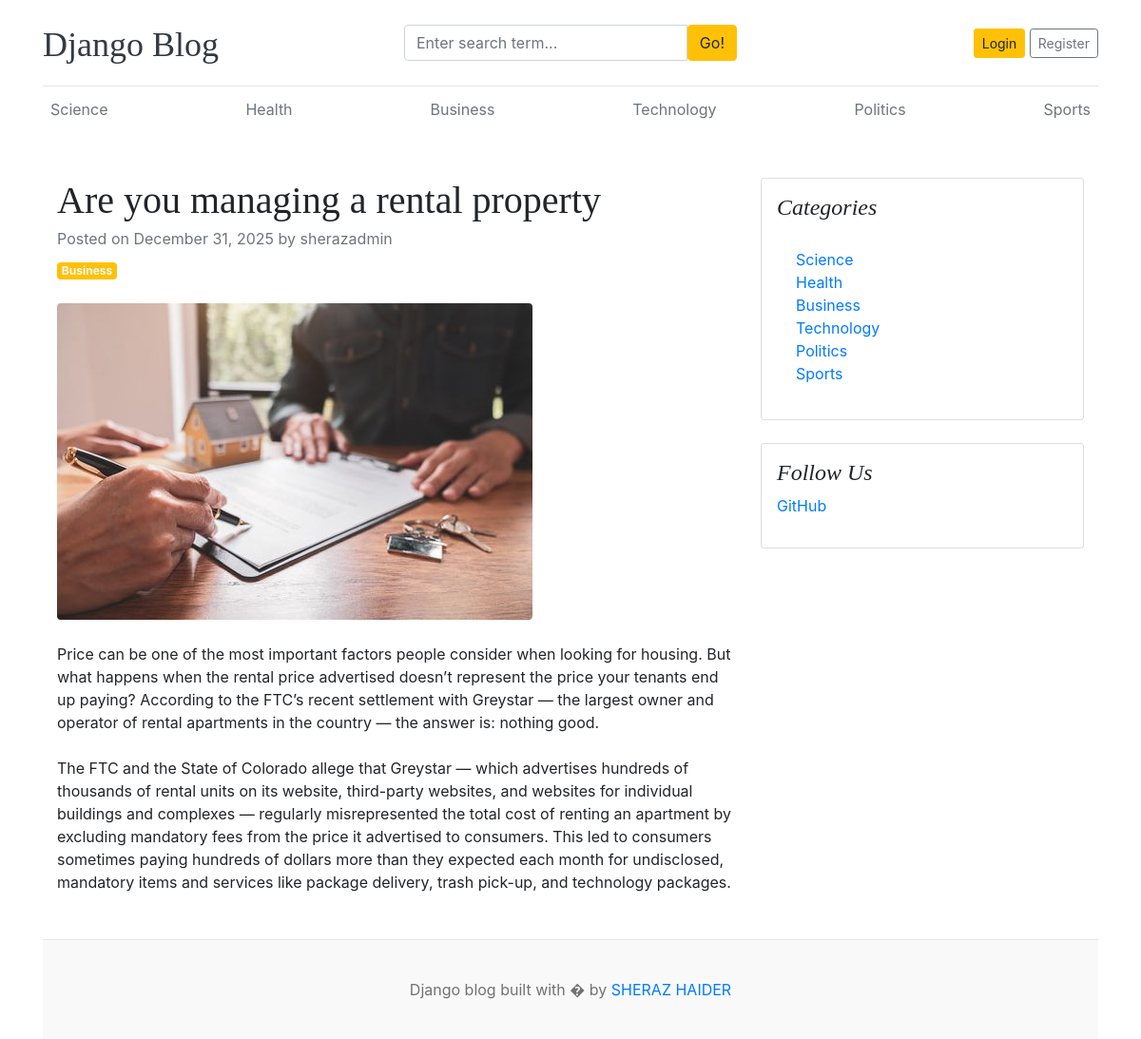
Screenshot of /are-you-managing-a-rental-property/ with the database file from the repository.
### blogs/models.py (models this page shows, shortened)
class Catagory(models.Model):
    catagory_name = models.CharField(max_length=50, unique=True)
    created_at = models.DateTimeField(auto_now_add=True)
    updated_at = models.DateTimeField(auto_now=True)
    class Meta:
        verbose_name_plural = "Catagories"

class Blog(models.Model):
    title = models.CharField(max_length=200)
    slug = models.SlugField(max_length=200, unique=True, blank=True)
    catagory = models.ForeignKey(Catagory, on_delete=models.CASCADE)
    author = models.ForeignKey(User, on_delete=models.CASCADE)
    featured_image = models.ImageField(upload_to='uploads/%Y/%m/%d/')
    short_description = models.TextField(max_length=500)
    blog_body = models.TextField(max_length=5000)
    status = models.CharField(max_length=100, choices=STATUS_CHOICES, default='draft')
    is_featured = models.BooleanField(default=False)
    created_at = models.DateTimeField(auto_now_add=True)
    updated_at = models.DateTimeField(auto_now=True)

### assignment/models.py (models this page shows, shortened)
class SocialLink(models.Model):
    platform = models.CharField(max_length=100)
    link = models.URLField(max_length=200)
    created_at = models.DateTimeField(auto_now_add=True)
    updated_at = models.DateTimeField(auto_now=True)
    class Meta:
        verbose_name_plural = "Social Links"

### blogs/views.py (the view)
# urls.py: path('<slug:slug>/',BlogViews.blogs, name='blogs'),
def blogs(request, slug):
    single_blog = get_object_or_404(Blog, slug=slug, status='published')
    context = {
        "single_blog": single_blog,
    }
    return render(request, "blog.html", context)

### blogs/context_processors.py (called while the page is built)
def get_catagories(request):
    catagories = Catagory.objects.all()
    return dict(catagories=catagories)

def get_social_links(request):
    social_links = SocialLink.objects.all()
    return dict(social_links=social_links)

### templates/blog.html
{% extends "base.html" %}
{% block content %}
<div class="container mt-5">
    <div class="row">
        <div class="col-lg-8">
            <article>
                <header class="mb-4">
                    <h1 class="fw-bolder mb-1">{{ single_blog.title }}</h1>
                    <div class="text-muted fst-italic mb-2">Posted on {{ single_blog.created_at|date:"F d, Y" }} by {{ single_blog.author }}</div>
                    <a class="badge bg-warning text-decoration-none text-light" href="#!">{{ single_blog.catagory.catagory_name }}</a>
                </header>
                <figure class="mb-4"><img class="img-fluid rounded" src="{{ single_blog.featured_image.url }}" alt="..." /></figure>
                <section class="mb-5">
                    <p class="fs-5 mb-4">{{ single_blog.short_description }}</p>
                    <p class="fs-5 mb-4">{{ single_blog.blog_body }}</p>
                    </section>
            </article>
        </div>
        <div class="col-lg-4">
            <div class="card mb-4 p-3">
                <h4 class="font-italic">Categories</h4>
                <div class="card-body">
                    <div class="row">
                        <div class="col-sm-6">
                            <ul class="list-unstyled mb-0">
                                {% for cat in catagories %}
                                <li><a href="{% url 'posts_by_catagory' cat.id %}">{{ cat.catagory_name }}</a></li>
                                {% endfor %}
                            </ul>
                        </div>
                    </div>
                </div>
            </div>
            {% if social_links %}
            <div class="card mb-4 p-3">
                <h4 class="font-italic">Follow Us</h4>
                <ol class="list-unstyled">
                    {% for link in social_links %}
                    <li><a href="{{ link.link }}" target="_blank">{{ link.platform }}</a></li>
                    {% endfor %}
                </ol>
            </div>
            {% endif %}
        </div>
    </div>
</div>
{% endblock content %}

### templates/base.html (shortened to what this page needs)
{% load static %}
<!DOCTYPE html>
<html lang="en">
<head>
    <link href="https://getbootstrap.com/docs/4.0/dist/css/bootstrap.min.css" rel="stylesheet">
    <link href="{% static 'css/blog.css' %}" rel="stylesheet">
  </head>
<body>
    <div class="container">
      <header class="blog-header py-3">
        <div class="row flex-nowrap justify-content-between align-items-center">
          <div class="col-4 pt-1">
            <a class="blog-header-logo text-dark" href="/">Django Blog</a>
          </div>
          <div class="col-4">
            <form action="{% url 'search' %}" method="GET">
              <div class="input-group">
                        <input class="form-control" type="text" name="keyword" value="{{ keyword }}" placeholder="Enter search term..." aria-label="Enter search term..." aria-describedby="button-search" />
                        <button type="submit" class="btn btn-warning" id="button-search" type="button">Go!</button>
                    </div>
            </form>
          </div>
          <div class="col-4 d-flex justify-content-end align-items-center">
            <a class="btn btn-sm btn-warning" href="#">Login</a> &nbsp;
            <a class="btn btn-sm btn-outline-secondary" href="#">Register</a>
          </div>
        </div>
      </header>
      <div class="nav-scroller py-1 mb-2">
        <nav class="nav d-flex justify-content-between">
            {% for cat in catagories %}
          <a class="p-2 text-muted" href="{% url 'posts_by_catagory' cat.id %}">{{ cat.catagory_name }}</a>
            {% endfor %}
        </nav>
      </div>
{% block content %}{% endblock content %}
<footer class="blog-footer">
  <p>Django blog built with � by <a href="#">SHERAZ HAIDER</a></p>
</footer>
</body>
</html>

### blog_main/static/css/blog.css (style rules this page uses)
.blog-header { border-bottom: 1px solid #e5e5e5; }
.blog-header-logo { font-family: "Playfair Display", Georgia, "Times New Roman", serif; font-size: 2.25rem; }
h1, h2, h3, h4, h5, h6 { font-family: "Playfair Display", Georgia, "Times New Roman", serif; }
.blog-footer { padding: 2.5rem 0; color: #727272; text-align: center; background-color: #f9f9f9; border-top: .05rem solid #e5e5e5; }
.blog-footer p:last-child { margin-bottom: 0; }

### rows the page displays
Catagory: catagory_name "Science"
Catagory: catagory_name "Health"
Catagory: catagory_name "Business"
Catagory: catagory_name "Technology"
Catagory: catagory_name "Politics"
Catagory: catagory_name "Sports"
Blog: title "Are you managing a rental property", created_at "December 31, 2025", author "sherazadmin", catagory.catagory_name "Business", featured_image (picture), short_description "Price can be one of the most important factors people consider when looking for housing. But what happens when the rental price advertised doesn’t represent the price your tenants end up paying? According to the FTC’s recent settlement with Greystar — the largest owner and operator of rental apartments in the country — the answer is: nothing good.", blog_body "The FTC and the State of Colorado allege that Greystar — which advertises hundreds of thousands of rental units on its website, third-party websites, and websites for individual buildings and complexes — regularly misrepresented the total cost of renting an apartment by excluding mandatory fees from the price it advertised to consumers. This led to consumers sometimes paying hundreds of dollars more than they expected each month for undisclosed, mandatory items and services like package delivery, trash pick-up, and technology packages."
SocialLink: platform "GitHub"
